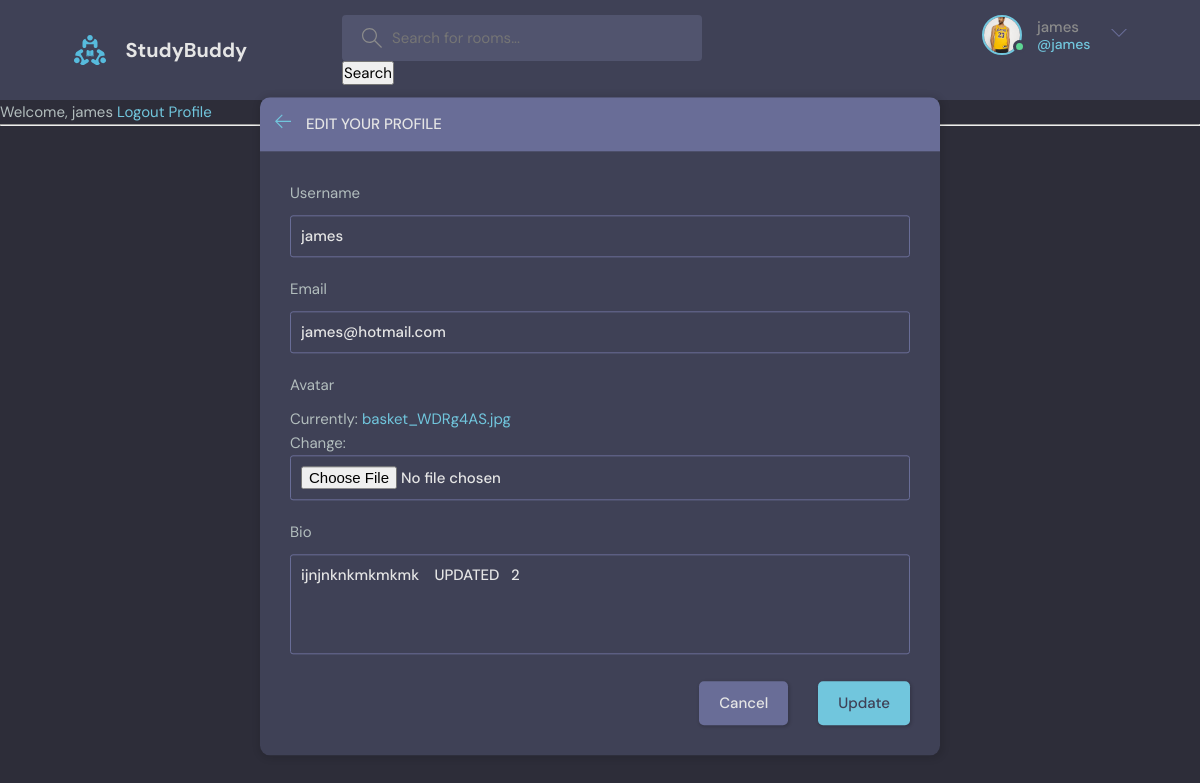
The app's page /profile/james/update/ (signed in) with its own data.
### base/models.py (models this page shows)
class User(AbstractUser):
    username = models.CharField(max_length=200, null=False)
    name = models.CharField(max_length=200, null=False)
    email = models.EmailField(unique=True, null=False)
    bio = models.TextField(null=True)
    avatar = models.ImageField(null=True, default="avatar.svg")
    USERNAME_FIELD = 'email'
    REQUIRED_FIELDS = []
    def __str__(self):
       return self.username

### base/views.py (the view)
# urls.py: path('profile/<str:name>/update/',views.update_profile,name="update-profile")
def update_profile(request,name):
    user = request.user
    form = ProfileUpdateForm(instance=user)
    if request.method == 'POST':
        form  = ProfileUpdateForm(request.POST,request.FILES , instance=user)
        if form.is_valid():
            form.save()
            return redirect('profile',name=user.username)
    context= {'form':form}
    return render(request,'base/update-user.html',context)

### base/forms.py
class ProfileUpdateForm(ModelForm):
    class Meta :
        model =  get_user_model()
        fields = ['username','email','avatar','bio']

### base/templates/base/update-user.html (shortened to what this page needs)
{% extends 'base/base.html'%}
{% block content %}
    <main class="update-account layout">
        <div class="container">
            <div class="layout__box">
                <div class="layout__boxHeader">
                    <div class="layout__boxTitle">
                        <a href="{% url 'home' %}">
                            <svg version="1.1" xmlns="http://www.w3.org/2000/svg" width="32" height="32"
                                viewBox="0 0 32 32">
                                <title>arrow-left</title>
                                <path
                                    d="M13.723 2.286l-13.723 13.714 13.719 13.714 1.616-1.611-10.96-10.96h27.625v-2.286h-27.625l10.965-10.965-1.616-1.607z">
                                </path>
                            </svg>
                        </a>
                        <h3>Edit your profile</h3>
                    </div>
                </div>
                <div class="layout__body">
                    <form class="form" method="POST" action="" enctype="multipart/form-data">
                        {% for field in form%}
                        <div class="form__group">
                            <label for="profile_pic">{{field.label}}</label>
                            {{field}}
                        </div>
                        {%  endfor %}
                        <div class="form__action">
                            <a class="btn btn--dark" href="{% url 'profile'  user.username %}">Cancel</a>
                            <button class="btn btn--main" type="submit">Update</button>
                        </div>
                    </form>
                </div>
            </div>
        </div>
    </main>
{%  endblock %}

### base/templates/base/navbar.html (shortened to what this page needs)
{% load static %}
    <header class="header header--loggedIn">
      <div class="container">
        <a href="{% url 'home'%}" class="header__logo">
          <img src="{% static 'images/logo.svg' %}" />
          <h1>StudyBuddy</h1>
        </a>
        <form class="header__search" method= 'GET' action=" {% url  'home' %}">
          <label>
            <input name="q" placeholder="Search for rooms..." />
          </label>
           <button type="submit"> Search </button>
        </form>
        <nav class="header__menu">
          {% if user.is_authenticated %}
          <div class="header__user">
            <a href="{% url 'profile' user.username %}">
              <div class="avatar avatar--medium active">
                <img src="{{user.avatar.url}}" />
              </div>
              <p>{{request.user.username}}<span>@{{request.user.username}}</span></p>
            </a>
            <button class="dropdown-button">
              <svg version="1.1" xmlns="http://www.w3.org/2000/svg" width="32" height="32" viewBox="0 0 32 32">
                <title>chevron-down</title>
                <path d="M16 21l-13-13h-3l16 16 16-16h-3l-13 13z"></path>
              </svg>
            </button>
          </div>
           {%  else  %}
          <a href="{% url 'login' %}">
            <img src=" {% static 'images/avatar.svg' %} " />
            <p>Login</p>
          </a>
         {% endif %}
        </nav>
      </div>
    </header>
{% if user.is_authenticated %}
  <small > Welcome, {{user}}</small>
  <a href="{% url 'logout' %}"    >Logout </a>
   <a href="{% url 'profile' user.username %}"   >Profile</a>
{% else %}
    <a href="{% url 'login' %}"  >Login </a>
{% endif%}

### records on screen
User: avatar (picture), user.username "james", username "james", form "james" "james@hotmail.com" "ijnjnknkmkmkmk UPDATED 2"

### other values on screen
{{ field.label }} "Username" "Email" "Avatar" "Bio"
